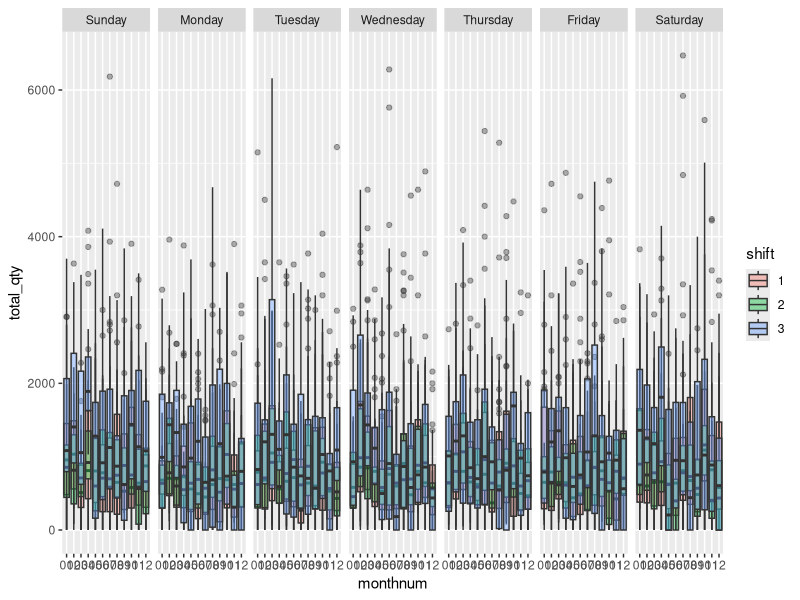
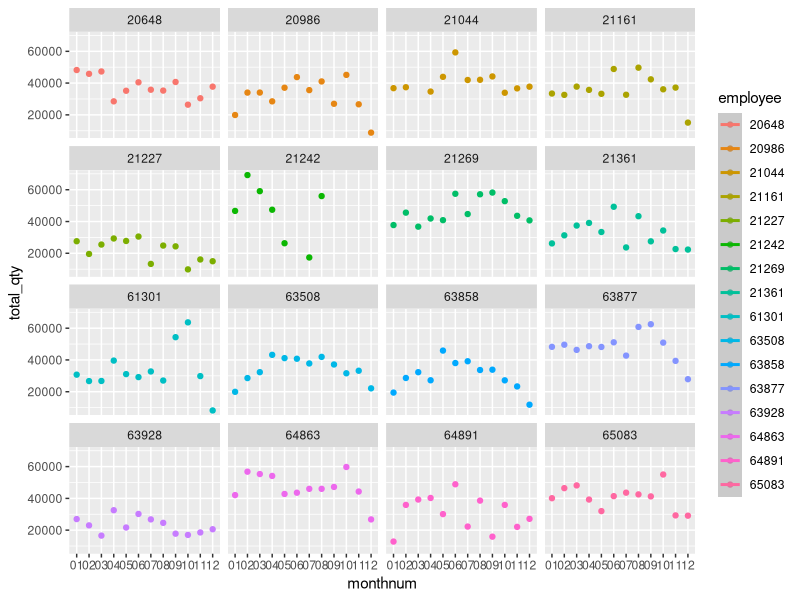

R code for these plots, in order: (Note: this script raises an error after producing the figures.)
# setting up working directory
setwd("~/Dropbox")
rm(list=ls())

# reading the .csv file into R
orwell_original <- read.csv("Orwell-PRS3R-2016.csv", header = TRUE)

# loading required package
require(tidyverse)

# subsetting by only selecting relevant variables
orwell <- select(orwell_original, Posting.Date, Machine.Number, Grade, 
                 Material, Order, Employee.Number, Shifts, Confirmed.Qty, 
                 Scrap.Actual, Machining.Plan, Machining.Actual, Labor.Actual)

# changing column names to lower case and easy to read (I like that)
colnames(orwell) <- c("date", "machine", "grade", "material", 
                      "order", "employee", "shift", "qty", "scrap", 
                      "machine_plan", "machine_actual", "labor_actual")

# converting required variables to factor

orwell$scrap <- as.numeric(orwell$scrap)
orwell$qty <- as.numeric(orwell$qty)
orwell$shift <- as.factor(orwell$shift)
orwell$order <- as.factor(orwell$order)
orwell$material <- as.factor(orwell$material)
orwell$date <- as.Date(orwell$date, format = "%d.%m.%Y")
orwell$month <- months(orwell$date)
orwell$monthnum <- as.factor(format(orwell$date, "%m"))
orwell$weekdays <- as.factor(weekdays(orwell$date))

# setting ordered factor for months and weeks

orwell$month <- factor(orwell$month,levels=c(
  "January","February","March","April","May","June", "July",
  "August", "September", "October", "November", "December"),ordered=TRUE)

orwell$weekdays <- factor(orwell$weekdays,levels=c(
  "Sunday", "Monday", "Tuesday", "Wednesday", "Thursday", 
  "Friday", "Saturday"),ordered=TRUE)

# s <- orwell %>% filter(machine != c(
# '#', '002804', '005241', '0', '008449 E', '043101 V', '1271', 
# '1459', '34283', 'INE: 005', '5241100', '7992', '8137', '8150', 
# '8159', '8240', '8276', '8449', '8454', '8559', '90593'))

# or should I just create a data frame containing 10 machine I need
# which one is easier? I think second one
# so lets get started

orwell <- filter(orwell, machine %in% c(
  "28045", "32108", "43101", "50591", "50592", "50593", "50696", "52411", "52412"))

orwell <- filter(orwell, employee %in% c(
  "20648", "20986", "21044", "21161", "21227", "21242",
  "21269", "21361", "61301","63508", "63858", "63877", "63928", 
  "64863", "64891", "65083"))

operator <- orwell %>%
  group_by(machine, monthnum, weekdays, shift, employee) %>%
  summarise(
    total_qty = sum(qty, na.rm=TRUE),
    total_scrap = sum(scrap, na.rm=TRUE)
  )

#ggplot(data=operator, mapping = aes(x = monthnum, y = total_qty)) + 
#  geom_boxplot(mapping = aes(color = shift))

#ggplot(data=operator, mapping = aes(x = monthnum, y = total_qty)) + 
#  geom_boxplot() + facet_grid(machine~weekdays)

# try to sumperimpose shift data over each other
ggplot(data=operator, mapping = aes(x = monthnum, y = total_qty)) + 
  geom_boxplot(mapping = aes(fill = shift), position="identity", alpha=0.40) + facet_grid(.~weekdays)

# can we see how employee output changes over months? 
# To make below work, we need a different tibble

op <- orwell %>%
  group_by(monthnum, employee) %>%
  summarise(
    total_qty = sum(qty, na.rm=TRUE),
    total_scrap = sum(scrap, na.rm=TRUE)
  )

# the issue was converting monthnum or month from factor into numeric value
# to make geom_smooth work
# THIS IS IMPORTANT TO REMEMBER for geom_smooth()
# op$monthnum <- as.numeric(op$monthnum)

ggplot(data=op, mapping = aes(x = monthnum, y = total_qty, color = employee)) + 
  geom_point() + geom_smooth() + facet_wrap(~employee)

# this plot is worth looking at 
ggplot(data=op, mapping = aes(x = monthnum, y = total_qty)) + 
  +   geom_point(aes(size = 0.5)) + facet_wrap(~employee)

# Now I want to focus on high quantity materials only
# so first I'll create a tibble containing materials 
# with highest production order quantity 

mat <- orwell %>%
  group_by(material) %>%
  summarise(
    total_qty = sum(qty),
    count = n()
  )

# change the value of total_qty to change number of materials selected
# I'm using 10,000 so I can focus on 67 materials only
mat <- filter(mat, total_qty>=10000)

# highest quantity orders at the top
arrange(mat, desc(total_qty))

# now lets see if the machine time for orders reported changed with MII
# for that we need to summarise data by month and order

change <- orwell %>%
  group_by(monthnum, material, order) %>%
  summarise(
    total_machine_plan = sum(machine_plan, na.rm=TRUE),
    total_machine_actual = sum(machine_actual, na.rm=TRUE)
  )